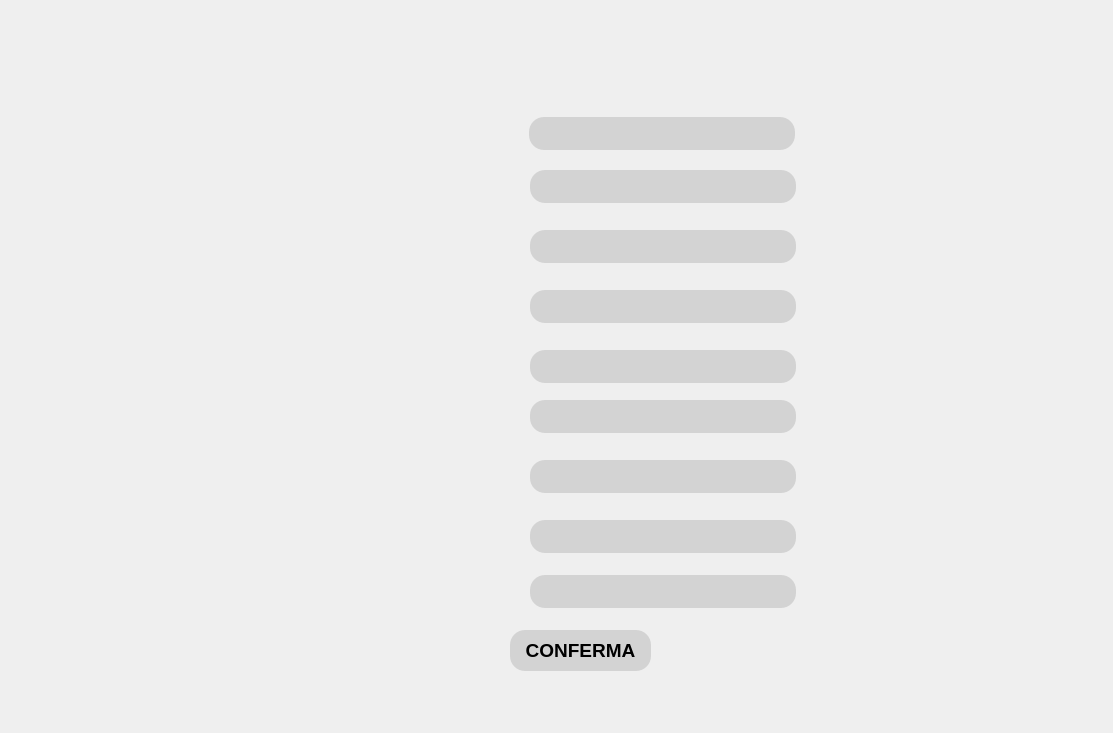
<?xml version="1.0" encoding="UTF-8"?>
<ui version="4.0">
 <class>Form</class>
 <widget class="QWidget" name="Form">
  <property name="geometry">
   <rect>
    <x>0</x>
    <y>0</y>
    <width>1113</width>
    <height>733</height>
   </rect>
  </property>
  <property name="minimumSize">
   <size>
    <width>1113</width>
    <height>733</height>
   </size>
  </property>
  <property name="maximumSize">
   <size>
    <width>1113</width>
    <height>733</height>
   </size>
  </property>
  <property name="windowTitle">
   <string>Vista Inserisci Allenatore</string>
  </property>
  <widget class="QLabel" name="label">
   <property name="geometry">
    <rect>
     <x>0</x>
     <y>0</y>
     <width>1113</width>
     <height>733</height>
    </rect>
   </property>
   <property name="text">
    <string/>
   </property>
   <property name="pixmap">
    <pixmap>InserimentoNuovoAllenatore.png</pixmap>
   </property>
  </widget>
  <widget class="QLineEdit" name="id">
   <property name="geometry">
    <rect>
     <x>529</x>
     <y>117</y>
     <width>266</width>
     <height>33</height>
    </rect>
   </property>
   <property name="styleSheet">
    <string notr="true">background-color: lightgrey;
color: black;
border-radius: 15px;</string>
   </property>
  </widget>
  <widget class="QLineEdit" name="nome">
   <property name="geometry">
    <rect>
     <x>530</x>
     <y>170</y>
     <width>266</width>
     <height>33</height>
    </rect>
   </property>
   <property name="styleSheet">
    <string notr="true">background-color: lightgrey;
color: black;
border-radius: 15px;</string>
   </property>
  </widget>
  <widget class="QLineEdit" name="cognome">
   <property name="geometry">
    <rect>
     <x>530</x>
     <y>230</y>
     <width>266</width>
     <height>33</height>
    </rect>
   </property>
   <property name="styleSheet">
    <string notr="true">background-color: lightgrey;
color: black;
border-radius: 15px;</string>
   </property>
  </widget>
  <widget class="QLineEdit" name="codiceFiscale">
   <property name="geometry">
    <rect>
     <x>530</x>
     <y>290</y>
     <width>266</width>
     <height>33</height>
    </rect>
   </property>
   <property name="styleSheet">
    <string notr="true">background-color: lightgrey;
color: black;
border-radius: 15px;</string>
   </property>
  </widget>
  <widget class="QLineEdit" name="dataDiNascita">
   <property name="geometry">
    <rect>
     <x>530</x>
     <y>350</y>
     <width>266</width>
     <height>33</height>
    </rect>
   </property>
   <property name="styleSheet">
    <string notr="true">background-color: lightgrey;
color: black;
border-radius: 15px;</string>
   </property>
  </widget>
  <widget class="QLineEdit" name="eta">
   <property name="geometry">
    <rect>
     <x>530</x>
     <y>400</y>
     <width>266</width>
     <height>33</height>
    </rect>
   </property>
   <property name="styleSheet">
    <string notr="true">background-color: lightgrey;
color: black;
border-radius: 15px;</string>
   </property>
  </widget>
  <widget class="QLineEdit" name="telefono">
   <property name="geometry">
    <rect>
     <x>530</x>
     <y>460</y>
     <width>266</width>
     <height>33</height>
    </rect>
   </property>
   <property name="styleSheet">
    <string notr="true">background-color: lightgrey;
color: black;
border-radius: 15px;</string>
   </property>
  </widget>
  <widget class="QLineEdit" name="email">
   <property name="geometry">
    <rect>
     <x>530</x>
     <y>520</y>
     <width>266</width>
     <height>33</height>
    </rect>
   </property>
   <property name="styleSheet">
    <string notr="true">background-color: lightgrey;
color: black;
border-radius: 15px;</string>
   </property>
  </widget>
  <widget class="QLineEdit" name="licenza">
   <property name="geometry">
    <rect>
     <x>530</x>
     <y>575</y>
     <width>266</width>
     <height>33</height>
    </rect>
   </property>
   <property name="styleSheet">
    <string notr="true">background-color: lightgrey;
color: black;
border-radius: 15px;</string>
   </property>
  </widget>
  <widget class="QPushButton" name="button_conferma">
   <property name="geometry">
    <rect>
     <x>510</x>
     <y>630</y>
     <width>141</width>
     <height>41</height>
    </rect>
   </property>
   <property name="font">
    <font>
     <family>Arial</family>
     <pointsize>14</pointsize>
     <bold>true</bold>
    </font>
   </property>
   <property name="styleSheet">
    <string notr="true">background-color: lightgrey;
color: black;
border-radius: 15px;
</string>
   </property>
   <property name="text">
    <string>CONFERMA</string>
   </property>
  </widget>
 </widget>
 <resources>
  <include location="InserimentoAllenatore.qrc"/>
 </resources>
 <connections/>
</ui>
